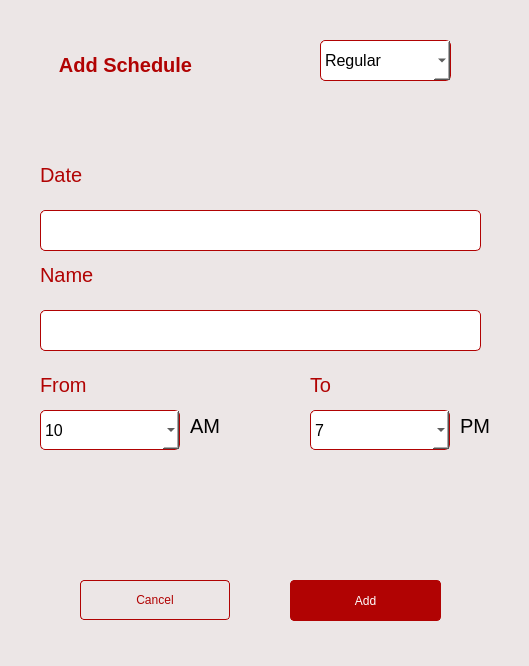
<?xml version="1.0" encoding="UTF-8"?>
<ui version="4.0">
 <class>Dialog</class>
 <widget class="QDialog" name="Dialog">
  <property name="geometry">
   <rect>
    <x>0</x>
    <y>0</y>
    <width>529</width>
    <height>666</height>
   </rect>
  </property>
  <property name="minimumSize">
   <size>
    <width>529</width>
    <height>666</height>
   </size>
  </property>
  <property name="maximumSize">
   <size>
    <width>529</width>
    <height>666</height>
   </size>
  </property>
  <property name="windowTitle">
   <string>Dialog</string>
  </property>
  <layout class="QVBoxLayout" name="verticalLayout">
   <property name="spacing">
    <number>0</number>
   </property>
   <property name="leftMargin">
    <number>0</number>
   </property>
   <property name="topMargin">
    <number>0</number>
   </property>
   <property name="rightMargin">
    <number>0</number>
   </property>
   <property name="bottomMargin">
    <number>0</number>
   </property>
   <item>
    <widget class="QWidget" name="widget" native="true">
     <property name="styleSheet">
      <string notr="true">background-color: rgb(236, 230, 230);</string>
     </property>
     <widget class="QPushButton" name="addbtn">
      <property name="geometry">
       <rect>
        <x>290</x>
        <y>580</y>
        <width>151</width>
        <height>41</height>
       </rect>
      </property>
      <property name="styleSheet">
       <string notr="true">background-color: #B10303;
color: white;
border: 1px solid #B10303;
border-radius: 4px;
padding: 7px;</string>
      </property>
      <property name="text">
       <string>Add</string>
      </property>
     </widget>
     <widget class="QPushButton" name="cancelbtn">
      <property name="geometry">
       <rect>
        <x>80</x>
        <y>580</y>
        <width>150</width>
        <height>40</height>
       </rect>
      </property>
      <property name="styleSheet">
       <string notr="true">background-color: rgb(236, 230, 230);
color: #B10303;
border: 1px solid #B10303;
border-radius: 4px;
padding: 7px;</string>
      </property>
      <property name="text">
       <string>Cancel</string>
      </property>
     </widget>
     <widget class="QLabel" name="fromlabel">
      <property name="geometry">
       <rect>
        <x>40</x>
        <y>370</y>
        <width>57</width>
        <height>30</height>
       </rect>
      </property>
      <property name="font">
       <font>
        <pointsize>15</pointsize>
       </font>
      </property>
      <property name="styleSheet">
       <string notr="true">color: #B10303;</string>
      </property>
      <property name="text">
       <string>From</string>
      </property>
     </widget>
     <widget class="QComboBox" name="frominput">
      <property name="geometry">
       <rect>
        <x>40</x>
        <y>410</y>
        <width>140</width>
        <height>40</height>
       </rect>
      </property>
      <property name="font">
       <font>
        <pointsize>12</pointsize>
       </font>
      </property>
      <property name="styleSheet">
       <string notr="true">background-color: rgb(255, 255, 255);
border: 1px solid  #B10303;
border-radius: 5px;
padding: 4px;
</string>
      </property>
      <item>
       <property name="text">
        <string>10</string>
       </property>
      </item>
      <item>
       <property name="text">
        <string>11</string>
       </property>
      </item>
      <item>
       <property name="text">
        <string>12</string>
       </property>
      </item>
     </widget>
     <widget class="QLabel" name="label_4">
      <property name="geometry">
       <rect>
        <x>190</x>
        <y>400</y>
        <width>41</width>
        <height>51</height>
       </rect>
      </property>
      <property name="font">
       <font>
        <pointsize>15</pointsize>
       </font>
      </property>
      <property name="text">
       <string>AM</string>
      </property>
     </widget>
     <widget class="QLabel" name="label_3">
      <property name="geometry">
       <rect>
        <x>460</x>
        <y>400</y>
        <width>41</width>
        <height>51</height>
       </rect>
      </property>
      <property name="font">
       <font>
        <pointsize>15</pointsize>
       </font>
      </property>
      <property name="text">
       <string>PM</string>
      </property>
     </widget>
     <widget class="QComboBox" name="toinput">
      <property name="geometry">
       <rect>
        <x>310</x>
        <y>410</y>
        <width>140</width>
        <height>40</height>
       </rect>
      </property>
      <property name="font">
       <font>
        <pointsize>12</pointsize>
       </font>
      </property>
      <property name="styleSheet">
       <string notr="true">background-color: rgb(255, 255, 255);
border: 1px solid  #B10303;
border-radius: 5px;
padding: 4px;
</string>
      </property>
      <item>
       <property name="text">
        <string>7</string>
       </property>
      </item>
      <item>
       <property name="text">
        <string>8</string>
       </property>
      </item>
      <item>
       <property name="text">
        <string>9</string>
       </property>
      </item>
     </widget>
     <widget class="QComboBox" name="comboBox">
      <property name="geometry">
       <rect>
        <x>320</x>
        <y>40</y>
        <width>131</width>
        <height>41</height>
       </rect>
      </property>
      <property name="font">
       <font>
        <pointsize>12</pointsize>
       </font>
      </property>
      <property name="styleSheet">
       <string notr="true">background-color: rgb(255, 255, 255);
border: 1px solid  #B10303;
border-radius: 5px;
padding: 4px;
</string>
      </property>
      <item>
       <property name="text">
        <string>Regular</string>
       </property>
      </item>
      <item>
       <property name="text">
        <string>Reserve</string>
       </property>
      </item>
      <item>
       <property name="text">
        <string>Day off</string>
       </property>
      </item>
     </widget>
     <widget class="QLabel" name="label">
      <property name="geometry">
       <rect>
        <x>40</x>
        <y>50</y>
        <width>171</width>
        <height>30</height>
       </rect>
      </property>
      <property name="font">
       <font>
        <pointsize>15</pointsize>
        <weight>75</weight>
        <bold>true</bold>
       </font>
      </property>
      <property name="styleSheet">
       <string notr="true">color: #B10303;</string>
      </property>
      <property name="text">
       <string>Add Schedule</string>
      </property>
      <property name="alignment">
       <set>Qt::AlignCenter</set>
      </property>
     </widget>
     <widget class="QLabel" name="namelabel">
      <property name="geometry">
       <rect>
        <x>40</x>
        <y>260</y>
        <width>71</width>
        <height>30</height>
       </rect>
      </property>
      <property name="font">
       <font>
        <pointsize>15</pointsize>
       </font>
      </property>
      <property name="styleSheet">
       <string notr="true">color: #B10303;</string>
      </property>
      <property name="text">
       <string>Name</string>
      </property>
     </widget>
     <widget class="QLineEdit" name="nameinput">
      <property name="geometry">
       <rect>
        <x>40</x>
        <y>310</y>
        <width>441</width>
        <height>41</height>
       </rect>
      </property>
      <property name="font">
       <font>
        <pointsize>8</pointsize>
       </font>
      </property>
      <property name="styleSheet">
       <string notr="true">background-color: rgb(255, 255, 255);
border: 1px solid  #B10303;
border-radius: 5px;
padding: 4px;
</string>
      </property>
      <property name="readOnly">
       <bool>true</bool>
      </property>
     </widget>
     <widget class="QLabel" name="tolabel">
      <property name="geometry">
       <rect>
        <x>310</x>
        <y>370</y>
        <width>57</width>
        <height>30</height>
       </rect>
      </property>
      <property name="font">
       <font>
        <pointsize>15</pointsize>
       </font>
      </property>
      <property name="styleSheet">
       <string notr="true">color: #B10303;</string>
      </property>
      <property name="text">
       <string>To</string>
      </property>
     </widget>
     <widget class="QLabel" name="datlabel">
      <property name="geometry">
       <rect>
        <x>40</x>
        <y>160</y>
        <width>71</width>
        <height>30</height>
       </rect>
      </property>
      <property name="font">
       <font>
        <pointsize>15</pointsize>
       </font>
      </property>
      <property name="styleSheet">
       <string notr="true">color: #B10303;</string>
      </property>
      <property name="text">
       <string>Date</string>
      </property>
     </widget>
     <widget class="QLineEdit" name="dateinput">
      <property name="geometry">
       <rect>
        <x>40</x>
        <y>210</y>
        <width>441</width>
        <height>41</height>
       </rect>
      </property>
      <property name="font">
       <font>
        <pointsize>8</pointsize>
       </font>
      </property>
      <property name="styleSheet">
       <string notr="true">background-color: rgb(255, 255, 255);
border: 1px solid  #B10303;
border-radius: 5px;
padding: 4px;
</string>
      </property>
      <property name="readOnly">
       <bool>true</bool>
      </property>
     </widget>
    </widget>
   </item>
  </layout>
 </widget>
 <resources/>
 <connections/>
</ui>
